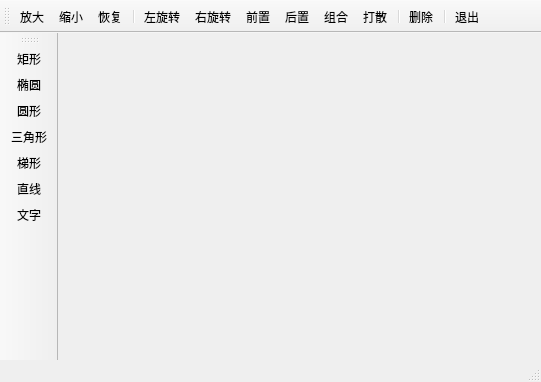
<?xml version="1.0" encoding="UTF-8"?>
<ui version="4.0">
 <class>MainWindow</class>
 <widget class="QMainWindow" name="MainWindow">
  <property name="geometry">
   <rect>
    <x>0</x>
    <y>0</y>
    <width>541</width>
    <height>382</height>
   </rect>
  </property>
  <property name="windowTitle">
   <string>Demo8_5, Graphics View绘图</string>
  </property>
  <widget class="QWidget" name="centralWidget"/>
  <widget class="QToolBar" name="mainToolBar">
   <property name="iconSize">
    <size>
     <width>16</width>
     <height>16</height>
    </size>
   </property>
   <property name="toolButtonStyle">
    <enum>Qt::ToolButtonTextUnderIcon</enum>
   </property>
   <attribute name="toolBarArea">
    <enum>TopToolBarArea</enum>
   </attribute>
   <attribute name="toolBarBreak">
    <bool>false</bool>
   </attribute>
   <addaction name="actZoomIn"/>
   <addaction name="actZoomOut"/>
   <addaction name="actRestore"/>
   <addaction name="separator"/>
   <addaction name="actRotateLeft"/>
   <addaction name="actRotateRight"/>
   <addaction name="actEdit_Front"/>
   <addaction name="actEdit_Back"/>
   <addaction name="actGroup"/>
   <addaction name="actGroupBreak"/>
   <addaction name="separator"/>
   <addaction name="actEdit_Delete"/>
   <addaction name="separator"/>
   <addaction name="actQuit"/>
  </widget>
  <widget class="QStatusBar" name="statusBar"/>
  <widget class="QToolBar" name="toolBar">
   <property name="windowTitle">
    <string>toolBar</string>
   </property>
   <property name="allowedAreas">
    <set>Qt::LeftToolBarArea</set>
   </property>
   <property name="iconSize">
    <size>
     <width>16</width>
     <height>16</height>
    </size>
   </property>
   <property name="toolButtonStyle">
    <enum>Qt::ToolButtonTextUnderIcon</enum>
   </property>
   <attribute name="toolBarArea">
    <enum>LeftToolBarArea</enum>
   </attribute>
   <attribute name="toolBarBreak">
    <bool>true</bool>
   </attribute>
   <addaction name="actItem_Rect"/>
   <addaction name="actItem_Ellipse"/>
   <addaction name="actItem_Circle"/>
   <addaction name="actItem_Triangle"/>
   <addaction name="actItem_Polygon"/>
   <addaction name="actItem_Line"/>
   <addaction name="actItem_Text"/>
  </widget>
  <widget class="QMenuBar" name="menuBar">
   <property name="geometry">
    <rect>
     <x>0</x>
     <y>0</y>
     <width>541</width>
     <height>23</height>
    </rect>
   </property>
  </widget>
  <action name="actItem_Rect">
   <property name="icon">
    <iconset resource="res.qrc">
     <normaloff>:/icons/images/RECTANGL.BMP</normaloff>:/icons/images/RECTANGL.BMP</iconset>
   </property>
   <property name="text">
    <string>矩形</string>
   </property>
   <property name="toolTip">
    <string>添加矩形</string>
   </property>
  </action>
  <action name="actItem_Ellipse">
   <property name="icon">
    <iconset resource="res.qrc">
     <normaloff>:/icons/images/ELLIPSE.BMP</normaloff>:/icons/images/ELLIPSE.BMP</iconset>
   </property>
   <property name="text">
    <string>椭圆</string>
   </property>
   <property name="toolTip">
    <string>添加椭圆型</string>
   </property>
  </action>
  <action name="actItem_Line">
   <property name="icon">
    <iconset resource="res.qrc">
     <normaloff>:/icons/images/LINE.BMP</normaloff>:/icons/images/LINE.BMP</iconset>
   </property>
   <property name="text">
    <string>直线</string>
   </property>
   <property name="toolTip">
    <string>添加直线</string>
   </property>
  </action>
  <action name="actEdit_Delete">
   <property name="icon">
    <iconset resource="res.qrc">
     <normaloff>:/icons/images/108.bmp</normaloff>:/icons/images/108.bmp</iconset>
   </property>
   <property name="text">
    <string>删除</string>
   </property>
   <property name="toolTip">
    <string>删除选中的图元</string>
   </property>
  </action>
  <action name="actQuit">
   <property name="icon">
    <iconset resource="res.qrc">
     <normaloff>:/icons/images/132.bmp</normaloff>:/icons/images/132.bmp</iconset>
   </property>
   <property name="text">
    <string>退出</string>
   </property>
   <property name="toolTip">
    <string>退出本系统</string>
   </property>
  </action>
  <action name="actItem_Text">
   <property name="icon">
    <iconset resource="res.qrc">
     <normaloff>:/icons/images/800.bmp</normaloff>:/icons/images/800.bmp</iconset>
   </property>
   <property name="text">
    <string>文字</string>
   </property>
   <property name="toolTip">
    <string>添加文字</string>
   </property>
  </action>
  <action name="actEdit_Front">
   <property name="icon">
    <iconset resource="res.qrc">
     <normaloff>:/icons/images/528.bmp</normaloff>:/icons/images/528.bmp</iconset>
   </property>
   <property name="text">
    <string>前置</string>
   </property>
   <property name="toolTip">
    <string>居于最前面</string>
   </property>
  </action>
  <action name="actEdit_Back">
   <property name="icon">
    <iconset resource="res.qrc">
     <normaloff>:/icons/images/526.bmp</normaloff>:/icons/images/526.bmp</iconset>
   </property>
   <property name="text">
    <string>后置</string>
   </property>
   <property name="toolTip">
    <string>居于最后面</string>
   </property>
  </action>
  <action name="actItem_Polygon">
   <property name="icon">
    <iconset resource="res.qrc">
     <normaloff>:/icons/images/FREEFORM.BMP</normaloff>:/icons/images/FREEFORM.BMP</iconset>
   </property>
   <property name="text">
    <string>梯形</string>
   </property>
   <property name="toolTip">
    <string>添加梯形</string>
   </property>
  </action>
  <action name="actZoomIn">
   <property name="icon">
    <iconset resource="res.qrc">
     <normaloff>:/icons/images/zoomin.png</normaloff>:/icons/images/zoomin.png</iconset>
   </property>
   <property name="text">
    <string>放大</string>
   </property>
   <property name="toolTip">
    <string>放大</string>
   </property>
  </action>
  <action name="actZoomOut">
   <property name="icon">
    <iconset resource="res.qrc">
     <normaloff>:/icons/images/zoomout.png</normaloff>:/icons/images/zoomout.png</iconset>
   </property>
   <property name="text">
    <string>缩小</string>
   </property>
   <property name="toolTip">
    <string>缩小</string>
   </property>
  </action>
  <action name="actRotateLeft">
   <property name="icon">
    <iconset resource="res.qrc">
     <normaloff>:/icons/images/rotateleft.png</normaloff>:/icons/images/rotateleft.png</iconset>
   </property>
   <property name="text">
    <string>左旋转</string>
   </property>
   <property name="toolTip">
    <string>左旋转</string>
   </property>
  </action>
  <action name="actRotateRight">
   <property name="icon">
    <iconset resource="res.qrc">
     <normaloff>:/icons/images/rotateright.png</normaloff>:/icons/images/rotateright.png</iconset>
   </property>
   <property name="text">
    <string>右旋转</string>
   </property>
   <property name="toolTip">
    <string>右旋转</string>
   </property>
  </action>
  <action name="actRestore">
   <property name="icon">
    <iconset resource="res.qrc">
     <normaloff>:/icons/images/420.bmp</normaloff>:/icons/images/420.bmp</iconset>
   </property>
   <property name="text">
    <string>恢复</string>
   </property>
   <property name="toolTip">
    <string>恢复大小</string>
   </property>
  </action>
  <action name="actGroup">
   <property name="icon">
    <iconset resource="res.qrc">
     <normaloff>:/icons/images/UNGROUP.BMP</normaloff>:/icons/images/UNGROUP.BMP</iconset>
   </property>
   <property name="text">
    <string>组合</string>
   </property>
   <property name="toolTip">
    <string>组合</string>
   </property>
  </action>
  <action name="actGroupBreak">
   <property name="icon">
    <iconset resource="res.qrc">
     <normaloff>:/icons/images/128.bmp</normaloff>:/icons/images/128.bmp</iconset>
   </property>
   <property name="text">
    <string>打散</string>
   </property>
   <property name="toolTip">
    <string>取消组合</string>
   </property>
  </action>
  <action name="actItem_Circle">
   <property name="icon">
    <iconset resource="res.qrc">
     <normaloff>:/icons/images/08.JPG</normaloff>:/icons/images/08.JPG</iconset>
   </property>
   <property name="text">
    <string>圆形</string>
   </property>
   <property name="toolTip">
    <string>圆形</string>
   </property>
  </action>
  <action name="actItem_Triangle">
   <property name="icon">
    <iconset resource="res.qrc">
     <normaloff>:/icons/images/Icon1242.ico</normaloff>:/icons/images/Icon1242.ico</iconset>
   </property>
   <property name="text">
    <string>三角形</string>
   </property>
   <property name="toolTip">
    <string>三角形</string>
   </property>
  </action>
 </widget>
 <layoutdefault spacing="6" margin="11"/>
 <resources>
  <include location="res.qrc"/>
 </resources>
 <connections>
  <connection>
   <sender>actQuit</sender>
   <signal>triggered()</signal>
   <receiver>MainWindow</receiver>
   <slot>close()</slot>
   <hints>
    <hint type="sourcelabel">
     <x>-1</x>
     <y>-1</y>
    </hint>
    <hint type="destinationlabel">
     <x>302</x>
     <y>153</y>
    </hint>
   </hints>
  </connection>
 </connections>
</ui>
